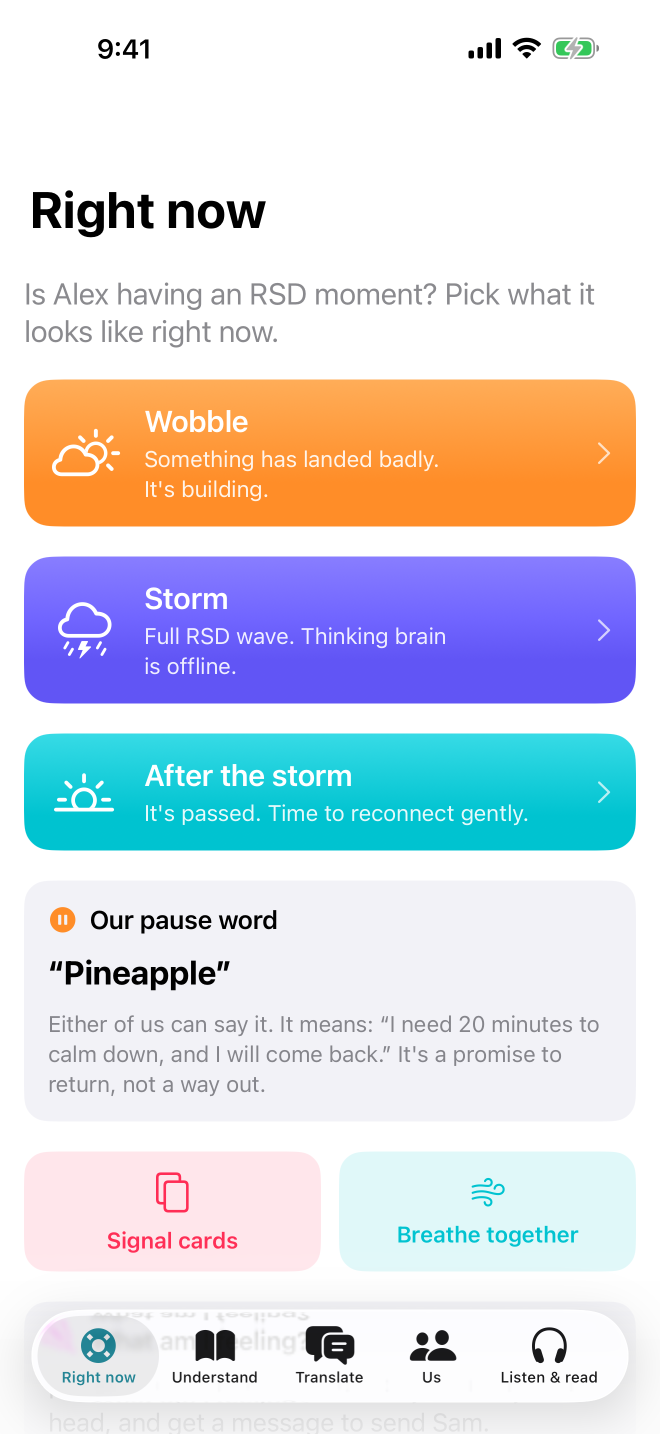
#> input picture max/01-right-now.png, 1320 x 2868 px, found by its file name (shown at 1/2 size)
$ python frame_screenshots.py ../max/01-right-now.png ../max/02-storm.png
#> lines starting #> are read from the running program, lines starting #| are printed output that depends on the picture; after the words box and inside, x2 and y2 are one past the last pixel; in counts of white or black regions, pixels touching at a corner belong together
#!/usr/bin/env python3
"""Turns raw simulator screenshots into captioned App Store screenshots.

Usage: frame_screenshots.py <raw dir with max/ and pro/> <output dir>

Writes 6.9" (1320 x 2868) and 6.3" (1206 x 2622) PNGs with no alpha channel,
as App Store Connect requires.
"""
import pathlib
import sys

from PIL import Image, ImageDraw, ImageFilter, ImageFont

SIZES = {"max": ("6.9-inch", (1320, 2868)), "pro": ("6.3-inch", (1206, 2622))}

CAPTIONS = {
    "01-right-now": ("Help for the moment\nit hits", "Wobble, storm or after: know what to do"),
    "02-storm": ("Know what to say,\nand what not to", "Calm, clear steps for the hardest moments"),
    "03-signal-cards": ("When words\nwon't come", "Full-screen cards to show, not explain"),
    "04-feelings-finder": ("Put big feelings\ninto words", "Tap what you notice, then share it"),
    "05-translate": ("Say it so\nit's heard", "Everyday moments, translated for RSD"),
    "06-us": ("Build your plan\ntogether", "Triggers, signs, what helps, a pause word"),
    "07-understand": ("Understand RSD,\ngently", "Short, clear explainers in minutes"),
}

TOP = (33, 120, 136)       # deep teal
BOTTOM = (92, 184, 194)    # light teal, matches the icon
BEZEL = (24, 24, 28)
FONT_DIR = pathlib.Path("/usr/share/fonts/opentype/inter")


def font(name, size):
    try:
        return ImageFont.truetype(str(FONT_DIR / name), size)
    except OSError:
        return ImageFont.truetype("DejaVuSans-Bold.ttf", size)


def gradient(width, height):
#> called with width = 1320, height = 2868
    image = Image.new("RGB", (width, height))
#> image: PIL image 1320x2868 RGB; every value is 0
    draw = ImageDraw.Draw(image)
    for y in range(height):
        t = y / (height - 1)
        draw.line([(0, y), (width, y)], fill=tuple(round(a + (b - a) * t) for a, b in zip(TOP, BOTTOM)))
    return image


def rounded_mask(size, radius):
    mask = Image.new("L", size, 0)
    ImageDraw.Draw(mask).rounded_rectangle([0, 0, size[0] - 1, size[1] - 1], radius=radius, fill=255)
    return mask


def frame(shot, caption, width, height):
    canvas = gradient(width, height)
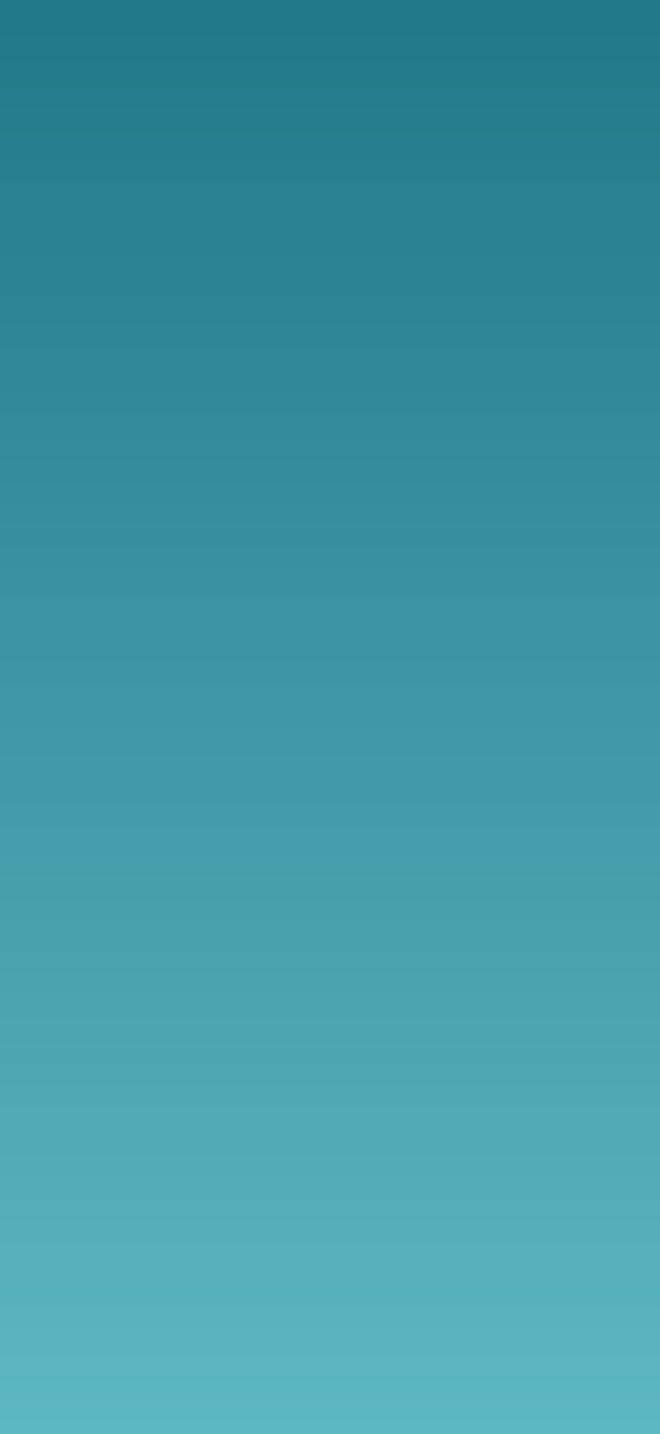
#> canvas: PIL image 1320x2868 RGB (shown at 1/2 size); mean R, G, B 62.5, 152, 165
    draw = ImageDraw.Draw(canvas)
    unit = width / 1320  # layout is designed at 6.9" and scaled

    title, subtitle = caption
    title_font = font("InterDisplay-Bold.otf", round(112 * unit))
    sub_font = font("Inter-Medium.otf", round(50 * unit))
    y = round(150 * unit)
    draw.multiline_text((width / 2, y), title, font=title_font, fill="white", anchor="ma",
                        align="center", spacing=round(14 * unit))
    title_box = draw.multiline_textbbox((width / 2, y), title, font=title_font, anchor="ma",
                                        align="center", spacing=round(14 * unit))
#> title_box = (130, 178, 1190, 384)
    y = title_box[3] + round(40 * unit)
#> y = 424
    draw.text((width / 2, y), subtitle, font=sub_font, fill=(230, 247, 248), anchor="ma")

    # The phone: screenshot inside a dark bezel, running off the bottom edge.
    screen_w = round(width * 0.80)
    screen_h = round(shot.height * screen_w / shot.width)
#> screen_h = 2294
    screen = shot.convert("RGB").resize((screen_w, screen_h), Image.LANCZOS)
    bezel = round(26 * unit)
    radius = round(120 * unit)
    phone_w, phone_h = screen_w + bezel * 2, screen_h + bezel * 2
#> phone_w = 1108; phone_h = 2346
    left = (width - phone_w) // 2
#> left = 106
    top = round(640 * unit)

    shadow = Image.new("L", (width, height), 0)
#> shadow: PIL image 1320x2868 L; every value is 0
    ImageDraw.Draw(shadow).rounded_rectangle(
        [left, top + round(30 * unit), left + phone_w, top + phone_h + round(30 * unit)],
        radius=radius + bezel, fill=110)
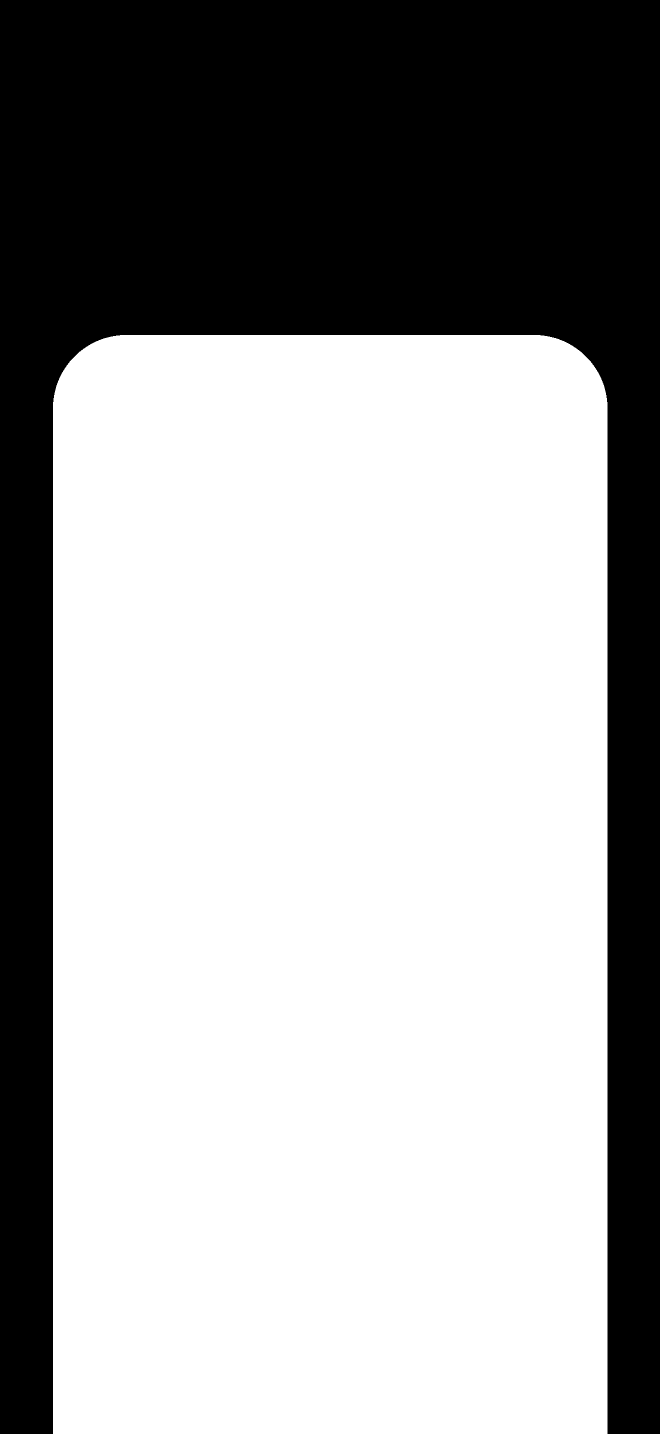
#> shadow: PIL image 1320x2868 L (shown at 1/2 size); values 0 (black) and 110 (white), 64.1% white; 1 black region, box (x1, y1, x2, y2) and area: (0, 0, 1320, 2868) 1357420
    shadow = shadow.filter(ImageFilter.GaussianBlur(round(50 * unit)))
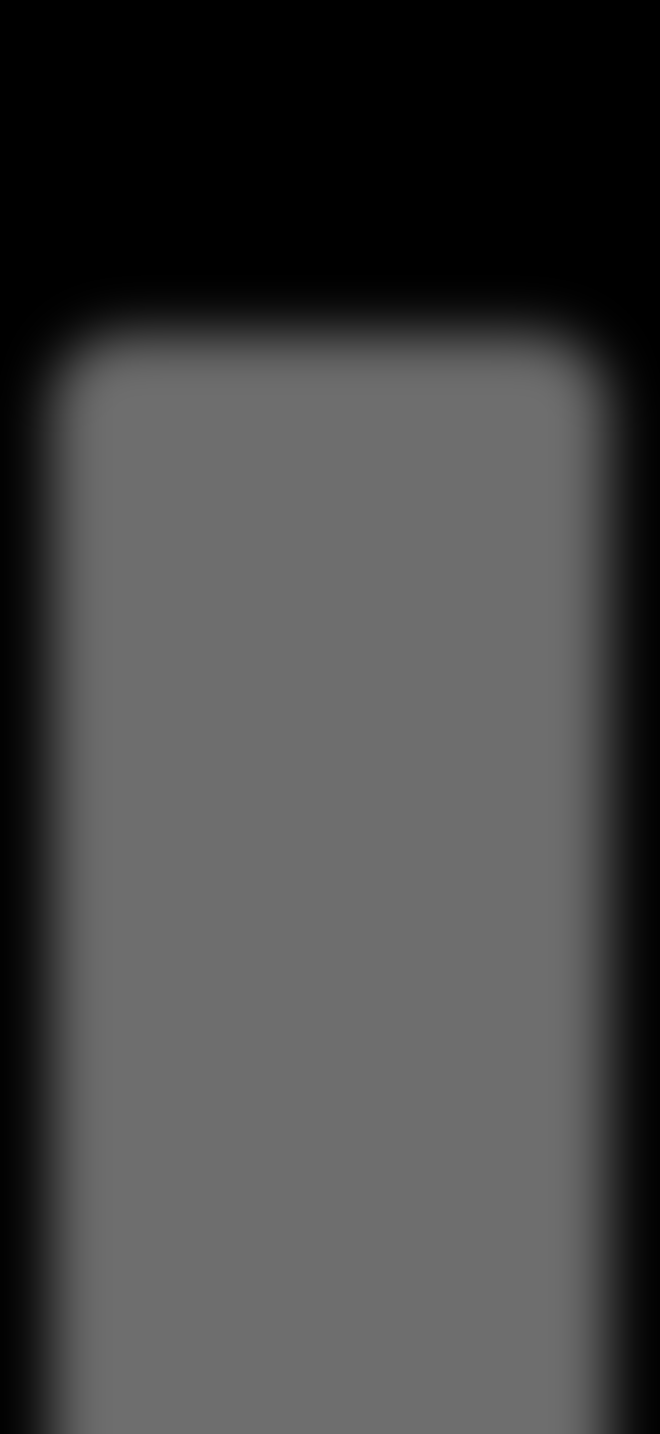
#> shadow: PIL image 1320x2868 L (shown at 1/2 size); min 0, max 110, mean 70.5
    canvas = Image.composite(Image.new("RGB", (width, height), (10, 50, 58)), canvas, shadow)

    phone = Image.new("RGB", (phone_w, phone_h), BEZEL)
    phone.paste(screen, (bezel, bezel), rounded_mask((screen_w, screen_h), radius))
#> in rounded_mask, `mask = Image.new("L", size, 0)`: mask: PIL image 1056x2294 L; every value is 0
#> in rounded_mask, `ImageDraw.Draw(mask).rounded_rectangle([0, 0, size[0] - 1, size[1] - 1..`: mask: PIL image 1056x2294 L; 99.5% white; 4 black regions, box (x1, y1, x2, y2) and area: (0, 0, 110, 110) 3125, (946, 0, 1056, 110) 3125, (0, 2184, 110, 2294) 3125, (946, 2184, 1056, 2294) 3125
    canvas.paste(phone, (left, top), rounded_mask((phone_w, phone_h), radius + bezel))
#> in rounded_mask (call 2), `mask = Image.new("L", size, 0)`: mask: PIL image 1108x2346 L; every value is 0
#> in rounded_mask (call 2), `ImageDraw.Draw(mask).rounded_rectangle([0, 0, size[0] - 1, size[1] - 1..`: mask: PIL image 1108x2346 L; 99.3% white; 4 black regions, box (x1, y1, x2, y2) and area: (0, 0, 134, 134) 4621, (974, 0, 1108, 134) 4621, (0, 2212, 134, 2346) 4621, (974, 2212, 1108, 2346) 4621
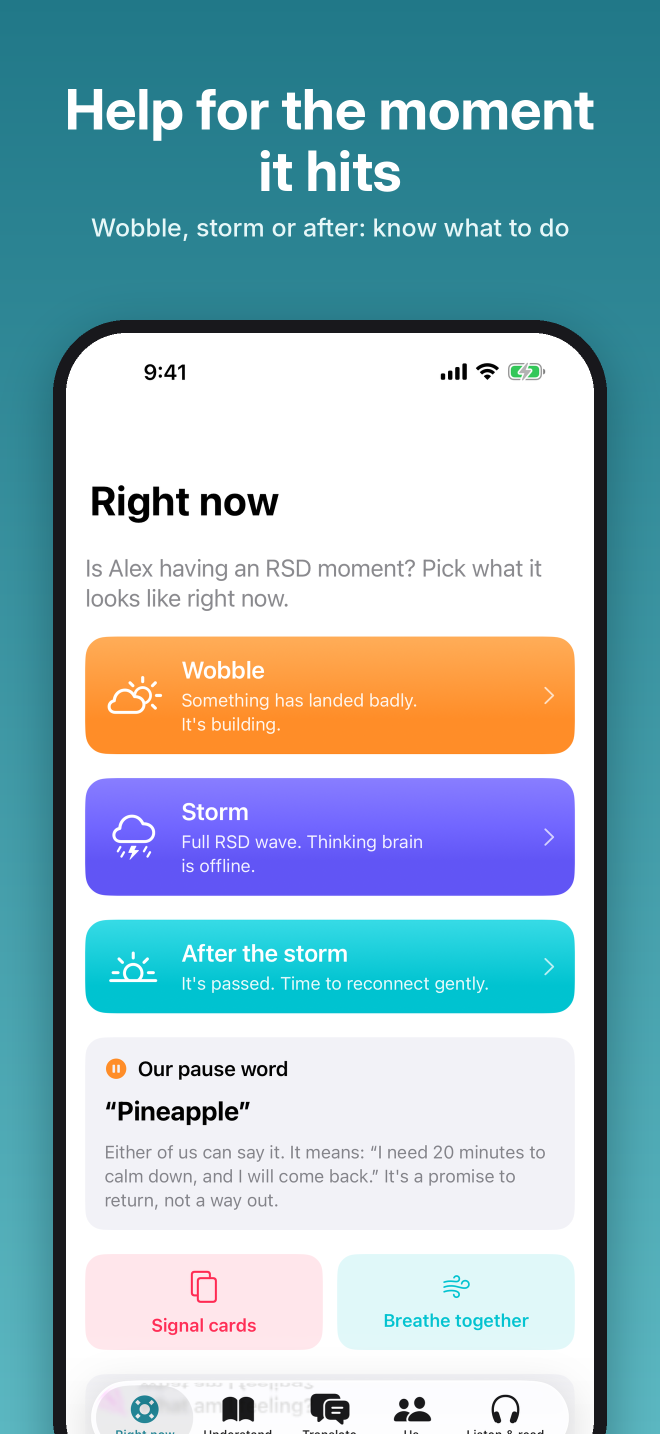
#> canvas: PIL image 1320x2868 RGB (shown at 1/2 size); mean R, G, B 152.6, 183.5, 193
    return canvas


def main():
    raw, out = pathlib.Path(sys.argv[1]), pathlib.Path(sys.argv[2])
    for key, (label, (width, height)) in SIZES.items():
        source = raw / key
        if not source.is_dir():
            print(f"skipping {key}: {source} not found")
            continue
        target = out / label
        target.mkdir(parents=True, exist_ok=True)
        for name, caption in CAPTIONS.items():
            path = source / f"{name}.png"
            if not path.exists():
                print(f"missing {path}")
                continue
            image = frame(Image.open(path), caption, width, height)
            assert image.size == (width, height) and image.mode == "RGB"
            image.save(target / f"{name}.png", optimize=True)
            print(f"wrote {target / name}.png")


if __name__ == "__main__":
    main()
